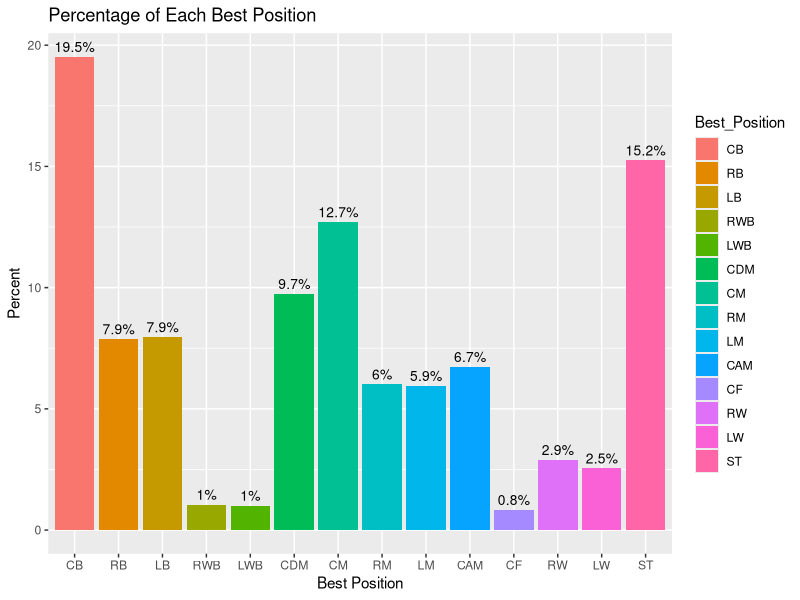
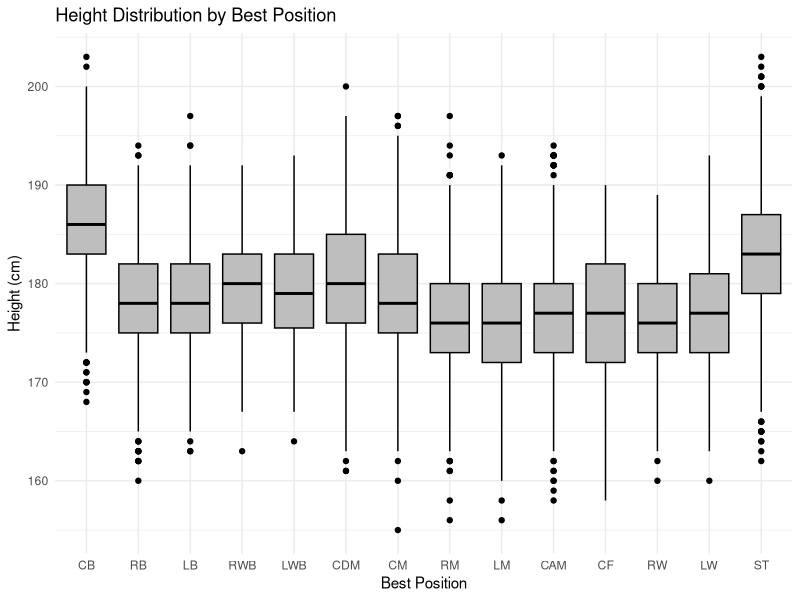
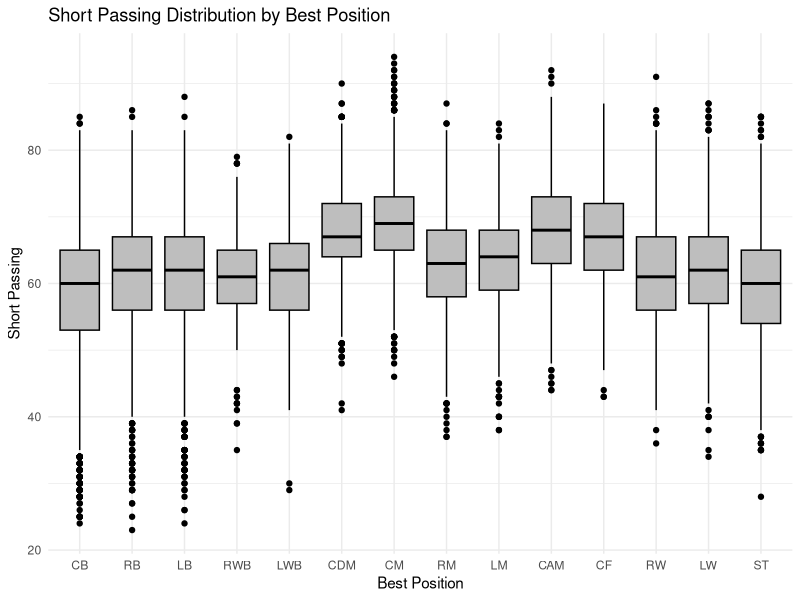
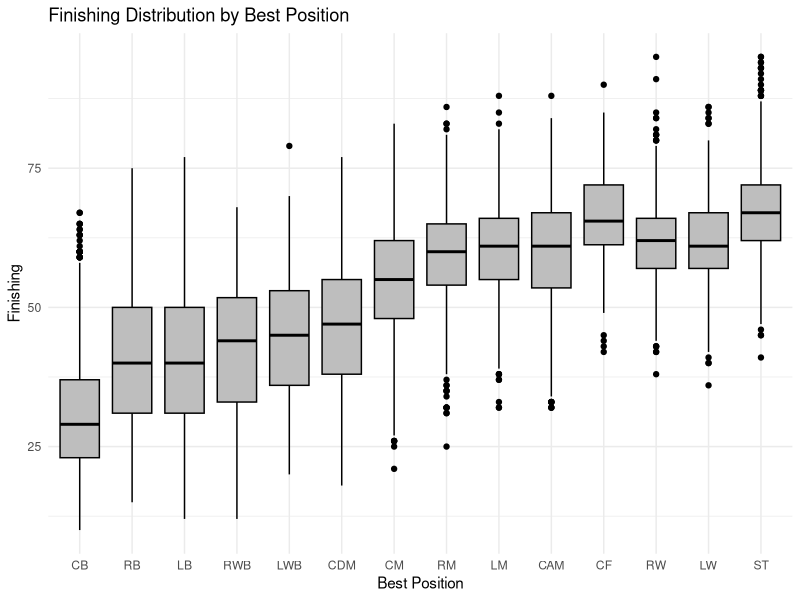
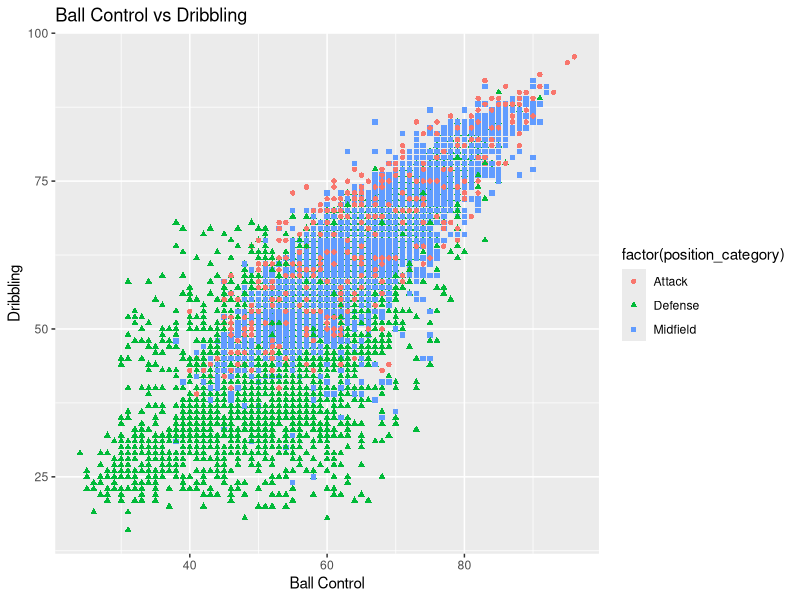
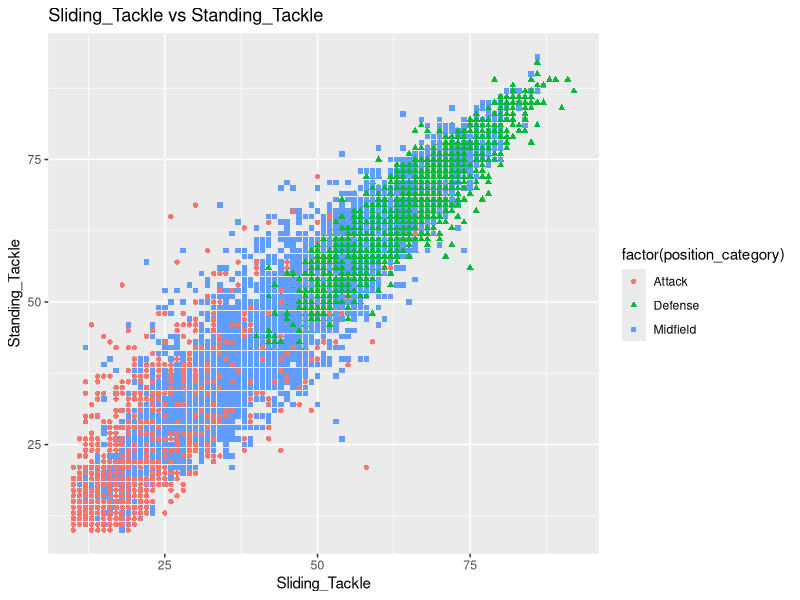
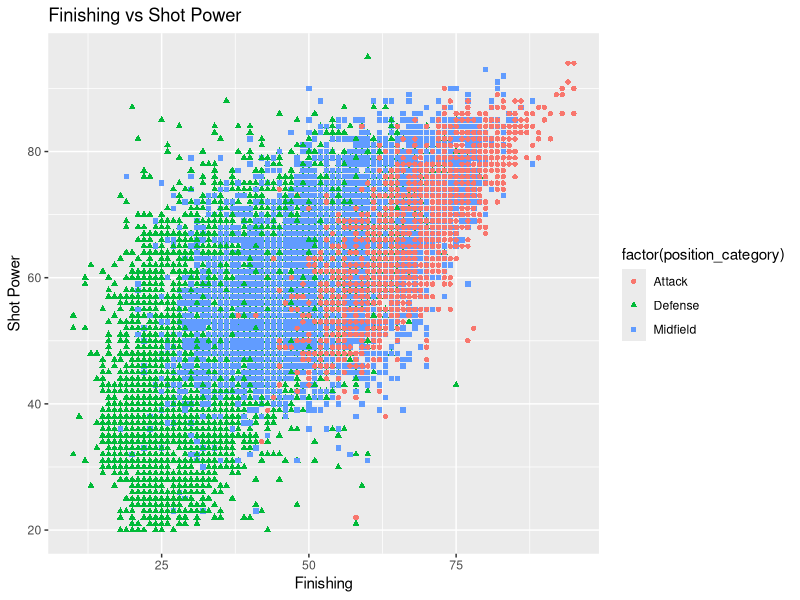

These charts were generated, in order, by the following R code:
setwd("~/Research")

data <- read.csv('players_22.csv')
dim(data)

head(data)

data$Age <- as.integer(data$Age)
data$Height_cm <- as.integer(data$Height_cm)
data$Weight_kg <- as.integer(data$Weight_kg)
data$Crossing <- as.integer(data$Crossing)
data$Finishing <- as.integer(data$Finishing)
data$Heading_Accuracy <- as.integer(data$Heading_Accuracy)
data$Short_Passing <- as.integer(data$Short_Passing)
data$Volleys <- as.integer(data$Volleys)
data$Dribbling <- as.integer(data$Dribbling)
data$Curve <- as.integer(data$Curve)
data$Free_Kick_Accuracy <- as.integer(data$Free_Kick_Accuracy)
data$Long_Passing <- as.integer(data$Long_Passing)
data$Ball_Control <- as.integer(data$Ball_Control)
data$Acceleration <- as.integer(data$Acceleration)
data$Sprint_Speed <- as.integer(data$Sprint_Speed)
data$Agility <- as.integer(data$Agility)
data$Reactions <- as.integer(data$Reactions)
data$Balance <- as.integer(data$Balance)
data$Shot_Power <- as.integer(data$Shot_Power)
data$Jumping <- as.integer(data$Jumping)
data$Stamina <- as.integer(data$Stamina)
data$Strength <- as.integer(data$Strength)
data$Long_Shots <- as.integer(data$Long_Shots)
data$Aggression <- as.integer(data$Aggression)
data$Interceptions <- as.integer(data$Interceptions)
data$Positioning <- as.integer(data$Positioning)
data$Vision <- as.integer(data$Vision)
data$Penalties <- as.integer(data$Penalties)
data$Composure <- as.integer(data$Composure)
data$Defensive_Awareness <- as.integer(data$Defensive_Awareness)
data$Standing_Tackle <- as.integer(data$Standing_Tackle)
data$Sliding_Tackle <- as.integer(data$Sliding_Tackle)
data$GK_Diving <- as.integer(data$GK_Diving)
data$GK_Handling <- as.integer(data$GK_Handling)
data$GK_Kicking <- as.integer(data$GK_Kicking)
data$GK_Positioning <- as.integer(data$GK_Positioning)
data$GK_Reflexes <- as.integer(data$GK_Reflexes)
data$Pace_Diving <- as.integer(data$Pace_Diving)
data$Shooting_Handling <- as.integer(data$Shooting_Handling)
data$Passing_Kicking <- as.integer(data$Passing_Kicking)
data$Dribbling_Reflexes <- as.integer(data$Dribbling_Reflexes)
data$Defending_Pace <- as.integer(data$Defending_Pace)
data$Physical_Positioning <- as.integer(data$Physical_Positioning)
data$Preferred_foot <- as.factor(data$Preferred_foot)
data$Best_Position <- factor(data$Best_Position, levels = c("CB","RB","LB","RWB","LWB","CDM","CM","RM","LM","CAM","CF","RW","LW","ST","GK"))
data$Weak_Foot <- as.factor(data$Weak_Foot)
data$Attacking_Work_Rate <- factor(data$Attacking_Work_Rate,levels = c("Low","Medium","High"))
data$Defensive_Work_Rate <- factor(data$Defensive_Work_Rate,levels = c("Low","Medium","High"))
data$Body_Type <- as.factor(data$Body_Type)


new_data <- subset(data,select = -c(Name,Age,GK_Diving,GK_Handling,GK_Kicking,GK_Positioning,GK_Reflexes,GK_Speed,Pace_Diving,Shooting_Handling,Passing_Kicking,Dribbling_Reflexes,Defending_Pace,Physical_Positioning))
new_data <- new_data[!(new_data$Best_Position == "GK"),]
new_data$Best_Position <- droplevels(new_data$Best_Position)

str(new_data)
dim(new_data)

library(ggplot2)
library(dplyr)

position_distribution <-  new_data %>%
  group_by(Best_Position) %>%
  summarise(count = n()) %>%
  mutate(percent = count / sum(count) * 100)

position_distribution

# Create the value distribution
ggplot(position_distribution, aes(x = Best_Position, y = percent, fill = Best_Position)) +
  geom_bar(stat = "identity") +
  geom_text(aes(label = paste0(round(percent, 1), "%")), 
            vjust = -0.5, size = 3.5) +  
  labs(title = "Percentage of Each Best Position",
       x = "Best Position",
       y = "Percent")

# Create the boxplot
ggplot(new_data, aes(x = Best_Position, y = Height_cm)) +
  geom_boxplot(fill = "grey", color = "black") +
  labs(title = "Height Distribution by Best Position",
       x = "Best Position",
       y = "Height (cm)") +
  theme_minimal()

ggplot(new_data, aes(x = Best_Position, y = Short_Passing)) +
  geom_boxplot(fill = "grey", color = "black") +
  labs(title = "Short Passing Distribution by Best Position",
       x = "Best Position",
       y = "Short Passing") +
  theme_minimal()

ggplot(new_data, aes(x = Best_Position, y = Finishing)) +
  geom_boxplot(fill = "grey", color = "black") +
  labs(title = "Finishing Distribution by Best Position",
       x = "Best Position",
       y = "Finishing") +
  theme_minimal()

new_data$position_category <- dplyr::case_when(
  new_data$Best_Position %in% c("ST", "CF", "RW", "LW") ~ "Attack",
  new_data$Best_Position %in% c("CDM", "CM", "RM", "LM", "CAM") ~ "Midfield",
  new_data$Best_Position %in% c("CB", "LB", "RB", "RWB", "LWB") ~ "Defense",
  TRUE ~ "Other"
)

head(new_data)

#Scatter plot
ggplot(new_data, aes(x = Ball_Control, y = Dribbling,shape = factor(position_category),color = factor(position_category))) +
  geom_point() +
  labs(title = "Ball Control vs Dribbling",
       x = "Ball Control",y = "Dribbling")

ggplot(new_data, aes(x = Sliding_Tackle, y = Standing_Tackle,shape = factor(position_category),color = factor(position_category))) +
  geom_point() +
  labs(title = "Sliding_Tackle vs Standing_Tackle",
       x = "Sliding_Tackle",y = "Standing_Tackle")

ggplot(new_data, aes(x = Finishing, y = Shot_Power,shape = factor(position_category),color = factor(position_category))) +
  geom_point() +
  labs(title = "Finishing vs Shot Power",
       x = "Finishing",y = "Shot Power")
